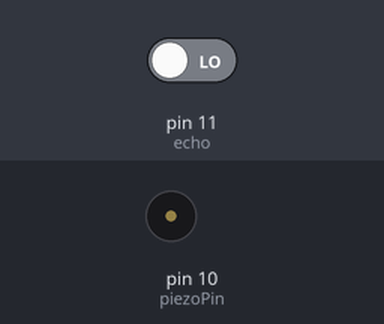
The sketch below on a simulated Arduino Uno, built with avr-gcc and run on an emulated ATmega328P. Shown: buzzer (waves = sounding). Inputs (shaded band) come from the test bench; at power-on: pin 11 (echo) LOW. What the sketch prints to the serial monitor is not drawn.

Above: at 0.5 s.
Timing chart, 0 to 4.2 s (numbered marks = the images above):
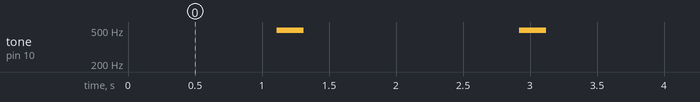

The sketch:

16_Distance_Speaker.ino
```cpp
#define B 494  // 시

int trig = 12;
int echo = 11;
int piezoPin = 10;
int tempo = 200;

void setup() {
  // Vcc - +극
  // Gnd - -극
  // Trig - 초음파를 발사
  // Echo - 초음파가 다시 돌아오는 시간으로 거리 측정
  Serial.begin(9600);

  pinMode(trig, OUTPUT);
  pinMode(echo, INPUT);
  pinMode(piezoPin, OUTPUT);
}

void loop() {
  digitalWrite(trig, HIGH);
  delay(10);
  digitalWrite(trig, LOW);

  int duration = pulseIn(echo, HIGH);
  int distance = (duration/2) / 29.1; // 거리 = 초음파의 이동 시간 / 음파의 속도

  Serial.print(distance);
  Serial.println("cm");
  delay(100);


  if(distance <= 50 && distance >= 0) {
    if(distance > 35) {
      tone (piezoPin, 494, 200);
      delay(1000);
    }
    if(distance <= 35 && distance > 15) {
      tone (piezoPin, 494, 200);
      delay(700);
    }
    if(distance <= 15) {
      tone (piezoPin, 494, 200);
      delay(700);
    }
  }
}
```

Measured:
- by itself, tone on pin 10 (piezoPin): alternates 494 Hz for 0.20 s and silent for 1.6 s
